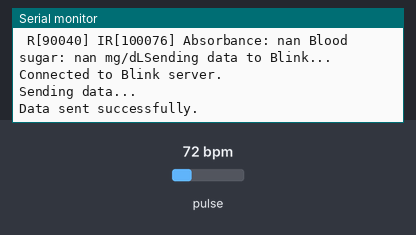
The sketch below on a simulated Arduino Uno, built with avr-gcc and run on an emulated ATmega328P. Parts: the last lines printed to the serial monitor. The test bench sets the inputs (shaded band); at power-on: pulse 72 bpm. The modem accepts every AT command (registered, SIM ready, sends succeed) and sends nothing else.

Above: at 8.2 s.
8.3 s: pulse set to 42 bpm
At 8.62 s:
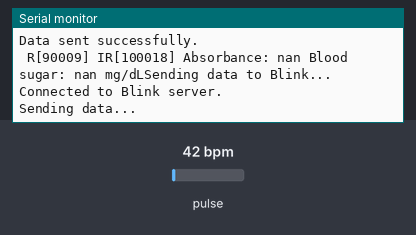
9.8 s: pulse set to 70 bpm
At 9.9 s:
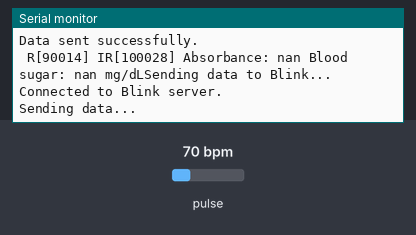
Timing chart, 0 to 12.8 s (numbered marks = the images above; inputs shaded):
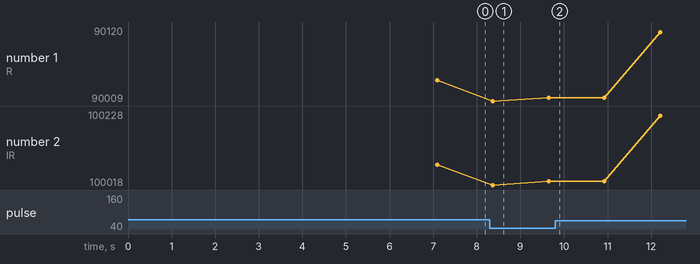

The sketch:

spo2finalwifi_tbc.ino
```cpp
#include <Wire.h>
#include "MAX30105.h"
#include <SoftwareSerial.h>

MAX30105 particleSensor;
SoftwareSerial espSerial(2, 3); // RX, TX for ESP-01

#define debug Serial //Uncomment this line if you're using an Uno or ESP
//#define debug SerialUSB //Uncomment this line if you're using a SAMD21

// Wi-Fi credentials
const char* ssid = "Aksh's Galaxy S20 FE";
const char* password = "1234567890";

void setup()
{
  debug.begin(9600);
  espSerial.begin(9600);

  debug.println("MAX30102 Basic Readings Example");

  // Initialize sensor
  if (particleSensor.begin() == false)
  {
    debug.println("MAX30102 was not found. Please check wiring/power. ");
    while (1);
  }

  particleSensor.setup(); //Configure sensor. Use 6.4mA for LED drive

  // Connect to Wi-Fi
  connectWiFi();
}

// Function to connect to Wi-Fi
void connectWiFi() {
  debug.println("Connecting to WiFi...");
  espSerial.println("AT+RST"); // Reset ESP-01 module
  delay(1000);
  espSerial.println("AT+CWMODE=1"); // Set ESP-01 to station mode
  delay(1000);
  espSerial.print("AT+CWJAP=\"");
  espSerial.print(ssid);
  espSerial.print("\",\"");
  espSerial.print(password);
  espSerial.println("\""); // Connect to Wi-Fi network
  delay(5000); // Wait for connection
  if (espSerial.find("OK")) {
    debug.println("Connected to WiFi.");
  } else {
    debug.println("Failed to connect to WiFi.");
  }
}

// Function to send data to Blink
void sendDataToBlink(float data) {
  debug.println("Sending data to Blink...");
  espSerial.println("AT+CIPSTART=\"TCP\",\"things.ubidots.com\",80");
  if (espSerial.find("OK")) {
    debug.println("Connected to Blink server.");
    String postRequest = "POST /api/v1.6/devices/your-device-id HTTP/1.1\r\n";
    postRequest += "Host: things.ubidots.com\r\n";
    postRequest += "X-Auth-Token: your-token\r\n";
    postRequest += "Content-Type: application/json\r\n";
    postRequest += "Content-Length: 26\r\n\r\n";
    postRequest += "{\"value\":" + String(data) + "}\r\n";
    String postLength = String(postRequest.length());
    espSerial.println("AT+CIPSEND=" + postLength);
    if (espSerial.find(">")) {
      debug.println("Sending data...");
      espSerial.print(postRequest);
      if (espSerial.find("SEND OK")) {
        debug.println("Data sent successfully.");
      } else {
        debug.println("Failed to send data.");
      }
    }
  }
}

void loop()
{
  // Read absorbance from sensor
  float absorbance = getAbsorbance(); // You need a function to get absorbance from your sensor

  debug.print(" R[");
  debug.print(particleSensor.getRed());
  debug.print("] IR[");
  debug.print(particleSensor.getIR());
  debug.print("] Absorbance: ");
  debug.print(absorbance, 4); // Print absorbance with 4 decimal places

  if (particleSensor.getIR() < 5000) {
    debug.print(" No finger detected");
  } else {
    // Calculate molar absorptivity using a placeholder value
    float molarAbsorptivity = 0.1; // Placeholder value for molar absorptivity coefficient for glucose

    // Calculate blood sugar
    float bloodSugar = calculateBloodSugar(absorbance, molarAbsorptivity);

    // Print blood sugar
    debug.print(" Blood sugar: ");
    debug.print(bloodSugar);
    debug.print(" mg/dL");

    // Send data to Blink
    sendDataToBlink(bloodSugar);
  }

  debug.println();

  delay(1000); // Add a delay to avoid flooding the serial monitor
}

// Function to calculate blood sugar using Beer-Lambert law
float calculateBloodSugar(float absorbance, float molarAbsorptivity) {
    // Constants for Beer-Lambert law
    const float pathLength = 1.0; // Placeholder value for path length of the sample in cm
    // Calculate concentration using Beer-Lambert law: A = ε * c * l
    float concentration = absorbance*10 / (molarAbsorptivity * pathLength);
    return concentration;
}

// Function to get absorbance using the formula -log(irValue/65536)
float getAbsorbance() {
    // Replace this with actual IR value from your sensor
    int irValue = particleSensor.getIR(); // Get the IR reading

    // Calculate absorbance using the formula -log(irValue/65536)
    float absorbance = -log((float)irValue / 65536.0);
    return absorbance;
}
```

Measured:
- after the input at 8.3 s, the serial monitor: prints a new line after 0.07 s (image 1)
- plotted number 1: 90040 → 90014 after the input at 8.3 s, 90014 → 90016 after the input at 9.8 s
- plotted number 2: 100076 → 100028 after the input at 8.3 s, 100028 → 100031 after the input at 9.8 s
